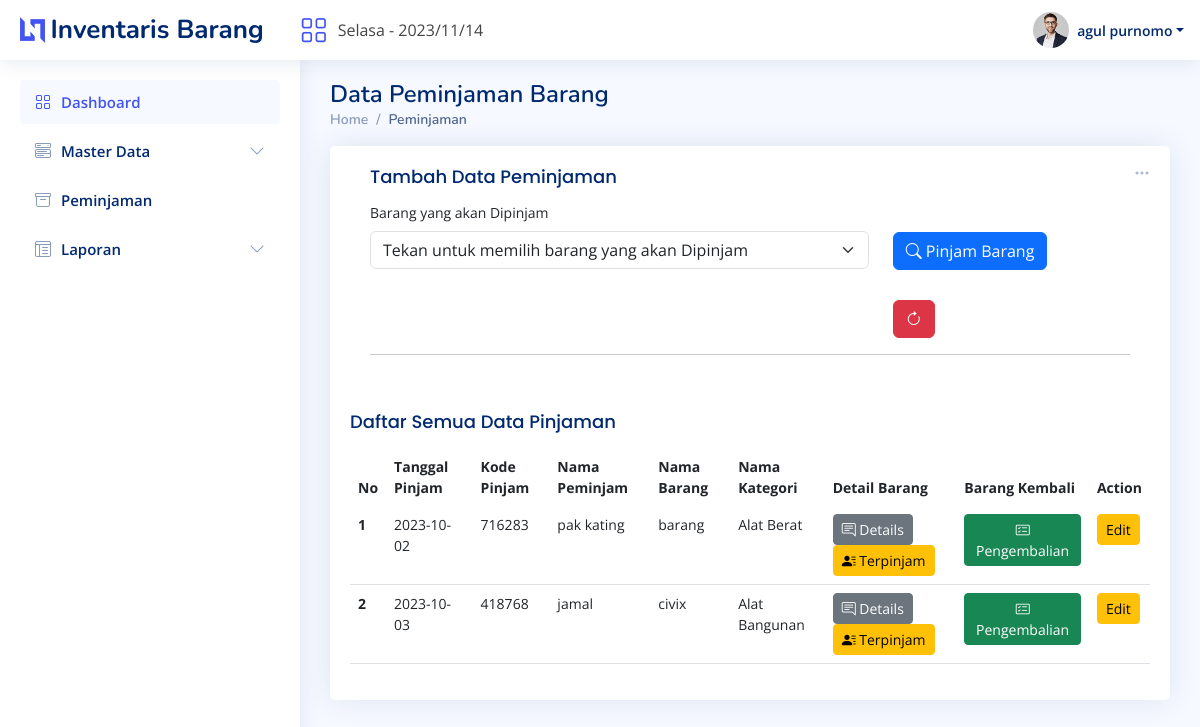
Screenshot of /pinjaman.php (signed in) with the database file from the repository.
### tables this page shows
CREATE TABLE `pinjam` (
  `id_peminjam` int(11) NOT NULL,
  `kode_pinjam` int(11) DEFAULT NULL,
  `nama_peminjam` varchar(255) DEFAULT NULL,
  `barang_terpinjam` int(11) DEFAULT NULL,
  `pinjaman_bagus` int(11) DEFAULT NULL,
  `pinjaman_rusak` int(11) DEFAULT NULL,
  `tanggal_pinjam` date DEFAULT NULL
);

CREATE TABLE `barang` (
  `id_barang` int(11) NOT NULL,
  `kode_barang` int(11) NOT NULL,
  `tanggal_masuk` date DEFAULT NULL,
  `nama_barang` varchar(255) DEFAULT NULL,
  `id_kategori` int(11) DEFAULT NULL,
  `kondisi_barang_bagus` int(11) DEFAULT NULL,
  `kondisi_barang_rusak` int(11) DEFAULT NULL,
  `satuan` varchar(11) DEFAULT NULL,
  `id_ruang` int(11) DEFAULT NULL,
  `keluar` int(1) DEFAULT NULL,
  `tanggal_keluar` date DEFAULT NULL,
  `alasan` varchar(255) DEFAULT NULL,
  `alasan2` varchar(255) DEFAULT NULL
);

CREATE TABLE `kategori` (
  `id_kategori` int(25) NOT NULL,
  `nama_kategori` varchar(255) NOT NULL
);

### pinjaman.php (the view, shortened to what this page needs)
<?php
include_once 'header.php';
?>
<main id="main" class="main">
    <div class="pagetitle">
        <h1>Data Peminjaman Barang</h1>
        <nav>
            <ol class="breadcrumb">
                <li class="breadcrumb-item"><a href="?page=dashboard">Home</a></li>
                <li class="breadcrumb-item active">Peminjaman</li>
            </ol>
        </nav>
    </div>
    <section class="section dashboard">
        <div class="row">
            <div class="col-lg-15">
                <div class="row">
                    <div class="col-12">
                        <div class="card recent-sales overflow-auto">
                            <div class="filter">
                                <a class="icon" href="#" data-bs-toggle="dropdown" title="Pilih Filter pada Table"><i class="bi bi-three-dots"></i></a>
                            </div>
                            <div class="card-body">
                                <div class="card-body">
                                    <h5 class="card-title m-0">Tambah Data Peminjaman</h5>
                                    <form method="post" <?php if (isset($_POST['adakan'])) {
                                                            echo "hidden";
                                                        } ?>>
                                        <div class="mb-3">
                                            <div class="row">
                                                <div class="col-lg-8">
                                                    <label class="form-label">Barang yang akan Dipinjam</label>
                                                    <select class="form-select" name="adakan_name" required>
                                                        <option value="" hidden>Tekan untuk memilih barang yang akan Dipinjam</option>
                                                    </select>
                                                </div>
                                                <div class="col-lg-3">
                                                    <button title="Cari laporan barang berdasarkan input Tanggal" name="adakan" class="btn btn-primary" style="margin-top: 30px;"><i class="bi bi-search"></i> Pinjam Barang</button>
                                                    <button title="Reset semua Input" type="reset" style="margin-top: 30px;" class="btn btn-danger"><i class="bi bi-arrow-clockwise"></i></button>
                                                </div>
                                            </div>
                                        </div>
                                    </form>
                                    <hr>
                                </div>
                                <h5 class="card-title m-0">Daftar Semua Data Pinjaman
                                </h5>
                                <table class="table table-border datatable">
                                    <thead>
                                        <tr>
                                            <th scope="col">No</th>
                                            <th scope="col">Tanggal Pinjam</th>
                                            <th scope="col">Kode Pinjam</th>
                                            <th scope="col">Nama Peminjam</th>
                                            <th scope="col">Nama Barang</th>
                                            <th scope="col">Nama Kategori</th>
                                            <th scope="col">Detail Barang</th>
                                            <th scope="col">Barang Kembali</th>
                                            <th scope="col">Action</th>
                                        </tr>
                                    </thead>
                                    <tbody>
                                        <?php
                                        $i = 1;
                                        if (isset($_POST['filter-today'])) {
                                            $query = mysqli_query($koneksi, "SELECT * FROM pinjam INNER JOIN barang ON pinjam.barang_terpinjam=barang.id_barang INNER JOIN kategori ON barang.id_kategori=kategori.id_kategori INNER JOIN ruang ON barang.id_ruang=ruang.id_ruang WHERE tanggal_pinjam='$currentdate' ");
                                        } elseif (isset($_POST['filter-all'])) {
                                            $query = mysqli_query($koneksi, "SELECT * FROM pinjam INNER JOIN barang ON pinjam.barang_terpinjam=barang.id_barang INNER JOIN kategori ON barang.id_kategori=kategori.id_kategori INNER JOIN ruang ON barang.id_ruang=ruang.id_ruang ");
                                        } else {
                                            $query = mysqli_query($koneksi, "SELECT * FROM pinjam INNER JOIN barang ON pinjam.barang_terpinjam=barang.id_barang INNER JOIN kategori ON barang.id_kategori=kategori.id_kategori INNER JOIN ruang ON barang.id_ruang=ruang.id_ruang ");
                                        }
                                        while ($data = mysqli_fetch_array($query)) {
                                        ?>
                                            <tr>
                                                <td><strong><?php echo $i++ ?></strong></td>
                                                <td><?php echo $data['tanggal_pinjam'] ?></td>
                                                <td><?php echo $data['kode_pinjam'] ?></td>
                                                <td><?php echo $data['nama_peminjam'] ?></td>
                                                <td><?php echo $data['nama_barang'] ?></td>
                                                <td><?php echo $data['nama_kategori'] ?></td>
                                                <td>
                                                    <a data-bs-toggle="modal" data-bs-target="#detailbarang<?php echo $data['kode_barang'] ?>" class="btn btn-secondary btn-sm" title="Detail Informasi Barang"><i class="bi bi-chat-right-text"></i> Details</a>
                                                    <button class="btn btn-warning btn-sm" data-bs-toggle="modal" data-bs-target="#pinjambarang<?php echo $data['id_peminjam'] ?>" title="Tekan untuk melihat data Pinjaman"><i class="bi bi-person-lines-fill"></i> Terpinjam</button>
                                                </td>
                                                <td>
                                                    <button class="btn btn-success btn-sm" data-bs-toggle="modal" data-bs-target="#editpinjam<?php echo $data['id_peminjam'] ?>" title="Tekan untuk mengedit data Pinjaman"><i class="bi bi-card-checklist"></i> Pengembalian</button>
                                                </td>
                                                <td>
                                                    <button class="btn btn-warning btn-sm" data-bs-toggle="modal" data-bs-target="#edit<?php echo $data['id_peminjam'] ?>" title="Tekan untuk mengedit data Pinjaman">Edit</button>
                                                </td>
                                            </tr>
                                        <?php
                                        }
                                        ?>
                                    </tbody>
                                </table>
                            </div>
                        </div>
                    </div>
                </div>
            </div>
        </div>
    </section>
</main>

### assets/css/style.css (style rules this page uses)
:root { scroll-behavior: smooth; }
body { font-family: "Open Sans", sans-serif; background: #f6f9ff; color: #444444; }
a { color: #4154f1; text-decoration: none; }
h1, h2, h3, h4, h5, h6 { font-family: "Nunito", sans-serif; }
#main { margin-top: 60px; padding: 20px 30px; transition: all 0.3s; }
.pagetitle { margin-bottom: 10px; }
.pagetitle h1 { font-size: 24px; margin-bottom: 0; font-weight: 600; color: #012970; }
.card { margin-bottom: 30px; border: none; border-radius: 5px; box-shadow: 0px 0 30px rgba(1, 41, 112, 0.1); }
.card-title { padding: 20px 0 15px 0; font-size: 18px; font-weight: 500; color: #012970; font-family: "Poppins", sans-serif; }
.card-body { padding: 0 20px 20px 20px; }
.breadcrumb { font-size: 14px; font-family: "Nunito", sans-serif; color: #899bbd; font-weight: 600; }
.breadcrumb a { color: #899bbd; transition: 0.3s; }
.breadcrumb .breadcrumb-item::before { color: #899bbd; }
.breadcrumb .active { color: #51678f; font-weight: 600; }
@media (min-width: 1200px) { #main, #footer { margin-left: 300px; } }
.dashboard .filter { position: absolute; right: 0px; top: 15px; }
.dashboard .filter .icon { color: #aab7cf; padding-right: 20px; padding-bottom: 5px; transition: 0.3s; font-size: 16px; }
.dashboard .recent-sales { font-size: 14px; }
.dashboard .recent-sales .table thead { background: #f6f6fe; }
.dashboard .recent-sales .table thead th { border: 0; }

### rows the page displays
pinjam: tanggal_pinjam "2023-10-02", kode_pinjam "716283", nama_peminjam "pak kating", barang_terpinjam.nama_barang "barang", kategori.nama_kategori "Alat Berat"
pinjam: tanggal_pinjam "2023-10-03", kode_pinjam "418768", nama_peminjam "jamal", barang_terpinjam.nama_barang "civix", kategori.nama_kategori "Alat Bangunan"

### other values shown
$today_indo "Selasa"
$_SESSION['user']['nama_user'] "agul purnomo"
